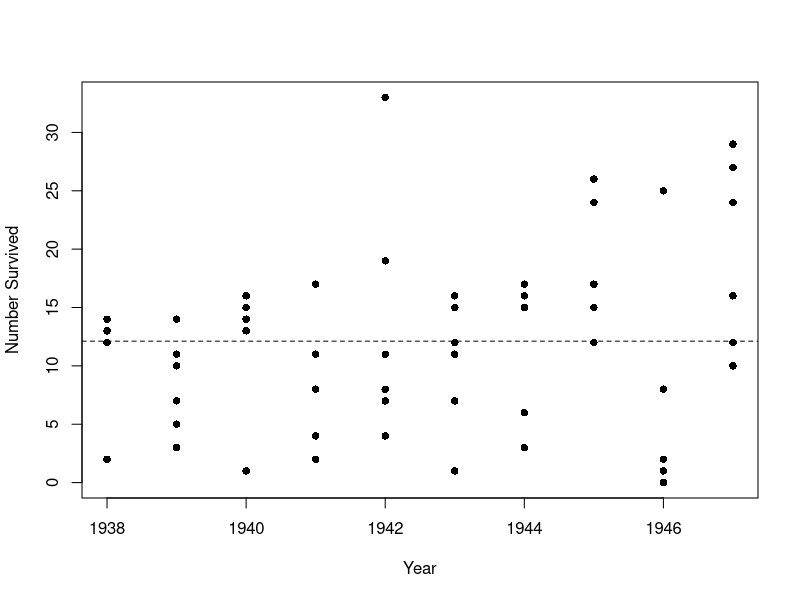
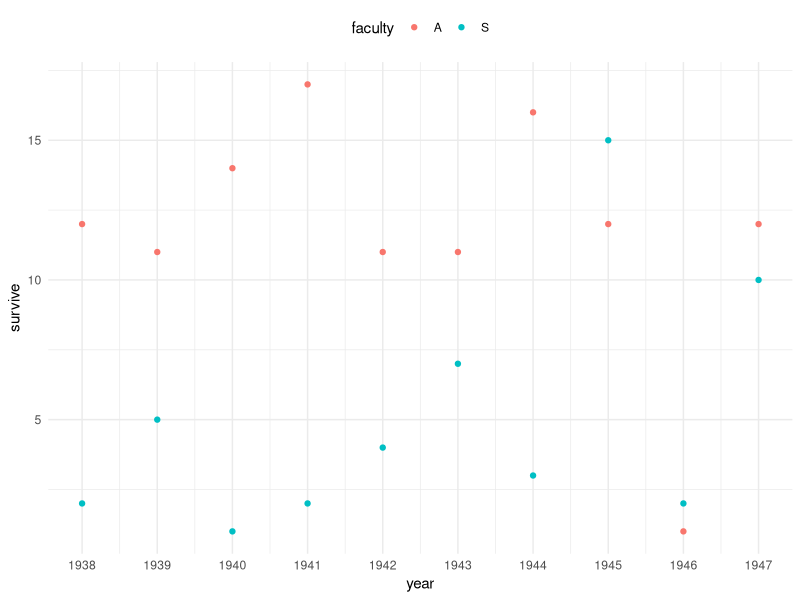
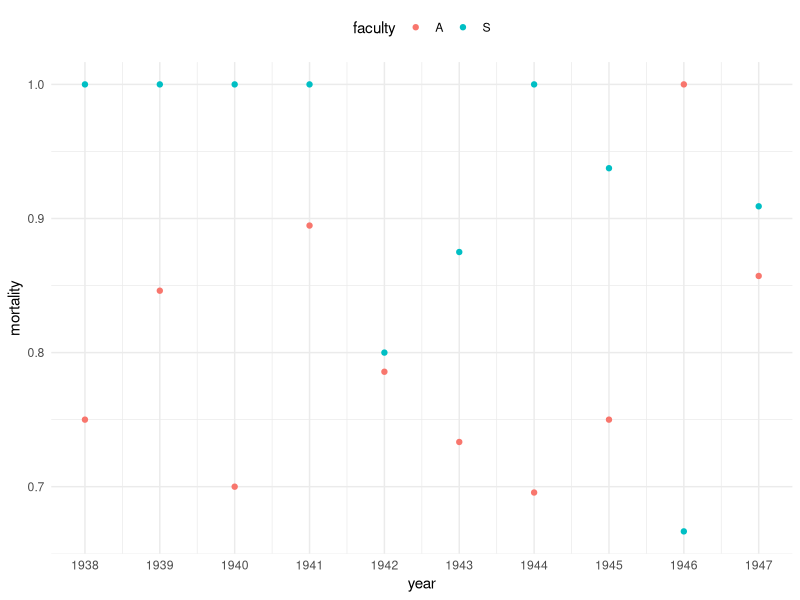
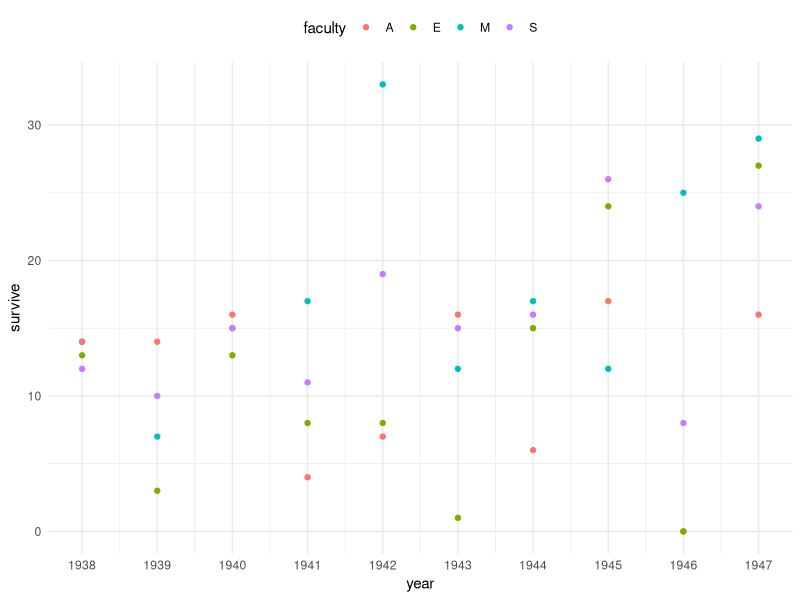
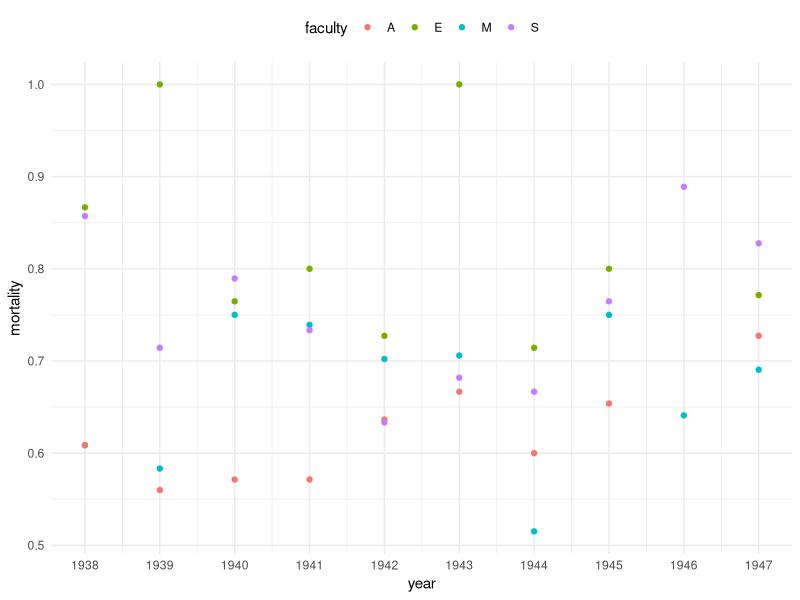

Write R code to recreate these figures, in order. (Note: this script raises an error after producing the figures.)
rm(list = ls())
ls()
library(stringr)
library(ggplot2)
theme_set(
  theme_minimal() +
    theme(legend.position = "right")
)
#read.csv("http://rgaykroyd.github.io/MATH3823/Datasets/
#adelaide-39
#.csv")

#Question 1
data = read.csv("adelaide-39.csv",header=T, fill = TRUE)
attach(data)
colnames(data) #names of columns
summary(data$faculty)["Length"] #Number of rows in the dataset = 60
#data
sum(data$total) #total graduates = 1008
summary(data)
sex = as.factor(sex)
faculty = as.factor(faculty)

plot(year,survive, pch=16,xlab="Year", ylab="Number Survived")
abline(h= mean(survive), lty=2)

data = data[data$sex == 'F',]
data
# Scatter plot
sp <- ggplot(data, aes(year, survive))
sp <- sp + geom_point(aes(color = faculty)) +
  theme(legend.position = "top")
sp = sp + scale_x_continuous(breaks = c(1938:1947))
sp

data$mortality = data$survive/data$total
# Scatter plot
sp <- ggplot(data, aes(year, mortality))
sp <- sp + geom_point(aes(color = faculty)) +
  theme(legend.position = "top")
sp = sp + scale_x_continuous(breaks = c(1938:1947))
sp


data = read.csv("adelaide-39.csv",header=T, fill = TRUE)
attach(data)
data = data[data$sex == 'M',]
data

# Scatter plot
sp <- ggplot(data, aes(year, survive))
sp <- sp + geom_point(aes(color = faculty)) +
  theme(legend.position = "top")
sp = sp + scale_x_continuous(breaks = c(1938:1947))
sp

data$mortality = data$survive/data$total
# Scatter plot
sp <- ggplot(data, aes(year, mortality))
sp <- sp + geom_point(aes(color = faculty)) +
  theme(legend.position = "top")
sp = sp + scale_x_continuous(breaks = c(1938:1947))
sp

#Question 2
rm(list = ls())
ls()
library(stringr)
library(ggplot2)
data = read.csv("adelaide-39.csv",header=T, fill = TRUE)
#cor(x = data[data$sex == 'M',]$year,y = data[data$sex == 'M',]$survive)
#data$total[data$total==0] = 1
#data = data[data$total!=0,]
datao = data[data$total!=0,]
summary(data$faculty)["Length"]
datao$survival = datao$survive/datao$total
# sp <- ggplot(data, aes(data$year, data$total))
# sp <- sp + geom_point(aes(color = faculty)) +
#   theme(legend.position = "top")
# sp
#attach(data)
data$sexF = as.factor(data$sex)
data$facultyF = as.factor(data$faculty)
glmfit = glm(data$survive~data$year+data$facultyF+data$sexF, family = poisson(link = "log"))
glmfit2 = glm(data$total~data$year+data$facultyF+data$sexF, family = poisson(link = "log"))
summary(glmfit)
anova(glmfit)
pchisq(244.75,54,lower.tail=F)
pchisq(181.30,52,lower.tail=F)

mean(datao[datao$sex == 'M',]$survival)
mean(datao[datao$sex == 'F',]$survival)

fitted_values <- predict(glmfit, type = "response")
fitted_values
fitted_values2 <- predict(glmfit2, type = "response")
fitted_values2
data$survive
#predict(glm.fit, type="response")
#data$survive - predict(glm.fit, type="response")

testdf = data.frame(YEAR = c(1941,1938),FACULTY = c("M","E"),SEX = c("M","F"))

new_values <- predict(glmfit, newdata = testdf, type = "response")
new_values

#test$sex = as.factor(test$sex)
#test$faculty = as.factor(test$faculty)
#predict(glm.fit,newdata = data,type = "response")
predict(glmfit,newdata =data)
predict(glmfit2,newdata = testdf)

data
#Prediction for year = 1941, faculty = M and Sex = M is 16.764766
round(16.764766,2) #16.76
#Prediction for year = 1938, faculty = E and Sex = F is unknown

#Question 3
rm(list = ls())
ls()
library(stringr)
library(ggplot2)
data = read.csv("adelaide-39.csv",header=T, fill = TRUE)
data$sexF = as.factor(data$sex)
data$facultyF = as.factor(data$faculty)
glmfit = glm(data$survive~data$year+data$sexF, family = poisson(link = "log"))
summary(glmfit)
anova(glmfit)
pchisq(263.38,57,lower.tail=F)

rm(list = ls())
ls()
library(stringr)
library(ggplot2)
data = read.csv("adelaide-39.csv",header=T, fill = TRUE)
data$faculty[data$faculty=="E"] = "M"
data$faculty[data$faculty=="A"] = "Z"
data$sexF = as.factor(data$sex)
data$facultyF = as.factor(data$faculty)
glmfit = glm(data$survive~data$year+data$sexF+data$facultyF, family = poisson(link = "log"))
summary(glmfit)
anova(glmfit)
pchisq(261.16,55,lower.tail=F)

rm(list = ls())
ls()
library(stringr)
library(ggplot2)
data = read.csv("adelaide-39.csv",header=T, fill = TRUE)
data$faculty[data$faculty=="E"] = "M"
data$faculty[data$faculty=="M"] = "S"
#data$faculty[data$faculty=="A"] = "Z"
data$sexF = as.factor(data$sex)
data$facultyF = as.factor(data$faculty)
glmfit = glm(data$survive~data$year+data$sexF+data$facultyF, family = poisson(link = "log"))
summary(glmfit)
anova(glmfit)
pchisq(263.31,56,lower.tail=F)

rm(list = ls())
ls()
library(stringr)
library(ggplot2)
data = read.csv("adelaide-39.csv",header=T, fill = TRUE)
data$faculty[data$faculty=="E"] = "M"
data$faculty[data$faculty=="M"] = "S"
data$sexF = as.factor(data$sex)
data$facultyF = as.factor(data$faculty)
#glmfit = glm(data$survive~data$year+data$sexF + data$sexF:data$facultyF + data$year:data$facultyF, family = poisson(link = "log"))
summary(glmfit)
anova(glmfit)
pchisq(191,49,lower.tail=F)
pchisq(208.04,53,lower.tail=F)
pchisq(208.73,54,lower.tail=F)

#Question 4
datamale = data[data$sex == "M",]
#datafemale
datafemale = data[data$sex == "F",]
attach(datamale)
sex.F = as.factor(sex)
faculty.F = as.factor(faculty)
glm.fit = glm(survive ~ faculty.F ,data= datamale, family='poisson')
summary(glm.fit)
attach(datafemale)
sex.F = as.factor(sex)
faculty.F = as.factor(faculty)
glm.fit = glm(survive ~ faculty.F ,data= datafemale, family='poisson')
summary(glm.fit)
pchisq(279.39,56,lower.tail=F)
attach(data)
sex.F = as.factor(sex)
faculty.F = as.factor(faculty)
glm.fit = glm(survive ~ faculty.F*sex.F ,data= data, family='poisson')
summary(glm.fit)

#Level 5

rm(list = ls())
ls()
library(stringr)
library(ggplot2)

#Question 1
Data = read.csv("engine-39.csv",header=T, fill = TRUE)
#attach(Data)
Data
size = Data$size
wear = Data$wear
plot(size,wear,pch = 16)
summary(Data)
mean(wear)

#Question 2
#lambda = 0.001727764
plot(size,wear,pch = 16)
myfit1 = smooth.spline(size, wear, lambda = 0.01)
fit.locations = seq(0,10,0.01)
fitted = predict(myfit1, fit.locations)
lines(fitted, col="blue")
#fitted(splinefit)
#wear
SSE = (fitted(myfit1) - wear)^2
SSE
sum(SSE) #4.650879
#lines(fitted(spline.fit),col = 'blue',lwd = 2)
#mysplinefit2 = splinefun(size, wear, method="natural")

#Question 3
my_listx <- list()
my_listy <- list()
for (i in -20:10) {
  # Your code here
  my_listx <- append(my_listx, i)
  myfit = smooth.spline(size, wear, lambda = 10^i)
  fit.locations = seq(0,10,0.01)
  fitted = predict(myfit, fit.locations)
  #lines(fitted, col="blue")
  SSE = (fitted(myfit) - wear)^2
  #SSE
  my_listy <- append(my_listy, sum(SSE))
  
}
my_listx
my_listy
plot(my_listx,my_listy,xlim=c(-20,10), ylim=c(0,10),xlab = "lambda (10^x)",ylab = "Sum of Squared Errors",pch = 16)


plot(size,wear,pch = 16)
myfit1 = smooth.spline(size, wear, lambda = 10^-4)
fit.locations = seq(0,10,0.01)
fitted = predict(myfit1, fit.locations)
lines(fitted, col="blue")
SSE = (fitted(myfit1) - wear)^2
#SSE
print(sum(SSE))


#Question 4
#print(predict(myfit1,1))
my_listx <- list()
my_listy <- list()
for (i in -20:10) {
  # Your code here
  my_listx <- append(my_listx, i)
  myfit1 = smooth.spline(size, wear, lambda = 10^i)
  my_listy <- append(my_listy, predict(myfit1,2.6)$y)
  
}
my_listx
my_listy
plot(my_listx,my_listy,xlim=c(-20,10), ylim=c(0,10),xlab = "lambda (10^x)",ylab = "Prediction for size = 2.6L",pch = 16)

#Question 5
my_listx <- list()
my_listy <- list()
for (i in -20:10) {
  # Your code here
  my_listx <- append(my_listx, i)
  myfit = smooth.spline(size, wear, lambda = 10^i)
  fit.locations = seq(0,10,0.01)
  fitted = predict(myfit, fit.locations)
  #lines(fitted, col="blue")
  SSE = (fitted(myfit) - wear)^2
  #SSE
  my_listy <- append(my_listy, sum(SSE))
  
}
my_listx
my_listy
plot(my_listx,my_listy,xlim=c(-20,10), ylim=c(0,10),xlab = "lambda (10^x)",ylab = "Sum of Squared Errors",pch = 16)


# plot(size,wear,pch = 16)
# myfit1 = smooth.spline(size, wear, lambda = 10^-4)
# fit.locations = seq(0,10,0.01)
# fitted = predict(myfit1, fit.locations)
# lines(fitted, col="blue")
# SSE = (fitted(myfit1) - wear)^2
# #SSE
# print(sum(SSE))

plot(size,wear,pch = 16)
myfit1 = smooth.spline(size, wear, cv = TRUE)
fit.locations = seq(0,10,0.01)
fitted = predict(myfit1, fit.locations)
lines(fitted, col="blue")
SSE = (fitted(myfit1) - wear)^2
#SSE
print(sum(SSE))
myfit1$cv.crit
myfit1$lambda
